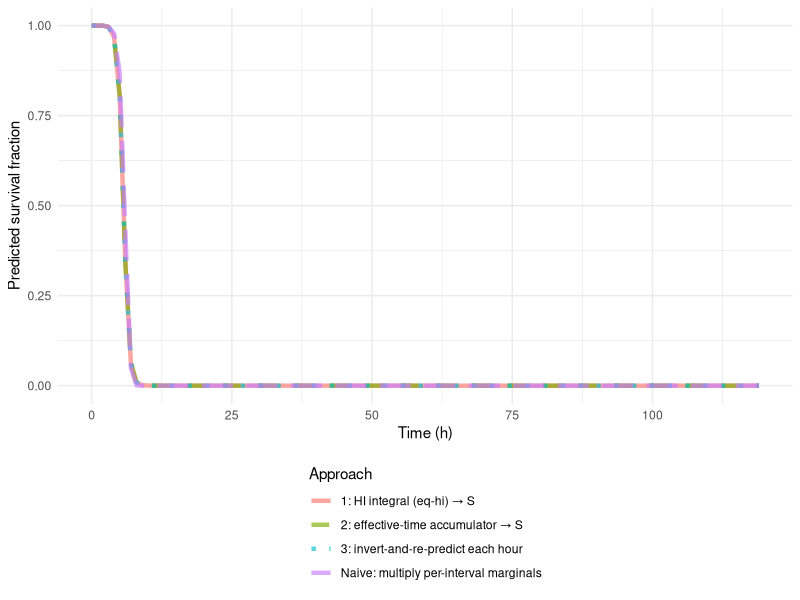

Here is the R script that generated this plot:
## ---- chunk 1
#| label: predict-vs-naive-setup
#| message: false
#| warning: false

library(ggplot2)
library(dplyr)
library(tidyr)

# 4PL survival surface
ell  <- 0
uu   <- 1
kk   <- 4
z    <- 4
T_eq <- 36                                          # CTmax_1hr in this organism
m_T  <- function(T_val) log10(60) - (T_val - T_eq) / z   # midpoint as fn of T
S_4PL <- function(T_val, tau_min) {
  ell + (uu - ell) / (1 + exp(kk * (log10(pmax(tau_min, .Machine$double.eps)) - m_T(T_val))))
}

# Inverse: given survival S at temperature T, return tau (min) on the fresh-start curve at T.
# Note: the 4PL inversion uses natural log, not log10 — solving
#   S = ell + (u-ell)/(1 + exp(k*(log10(tau) - m(T))))
# for tau gives  log10(tau) = m(T) + (1/k) * ln((u-S)/(S-ell))
tau_at_T <- function(S, T_val) {
  S <- pmin(pmax(S, ell + 1e-12), uu - 1e-12)
  10 ^ (m_T(T_val) + (1 / kk) * log((uu - S) / (S - ell)))
}

# Temperature trajectory: 5 days, hourly, sinusoidal between 28 and 44 °C
hours    <- 0:(24 * 5 - 1)
T_traj   <- 36 + 8 * sin(2 * pi * (hours - 6) / 24)
T_c      <- 30                                     # damage threshold
delta_t  <- 60                                     # minutes per hourly interval

T_ref      <- T_eq                                 # reference for τ_eff
CT_max_1hr <- T_eq                                 # = T_ref by construction
t_ref_min  <- 60                                   # 1 hour reference duration in minutes
## ---- chunk 2
#| label: approach-1-HI

# HI integral in canonical TDT form, time in hours
hi_per_hour <- ifelse(T_traj > T_c,
                      100 * 10 ^ ((T_traj - CT_max_1hr) / z),
                      0)
HI_canonical <- cumsum(hi_per_hour * 1)            # Δi = 1 hour

# Convert HI back to predicted survival via the 4PL surface at CTmax_1hr.
# When HI = 100, cumulative dose = 1 LT50 at CTmax_1hr → S = 0.5.
# Generally:  τ_eff at CTmax_1hr (min) = HI × t_ref_min / 100
tau_eff_from_HI <- HI_canonical * t_ref_min / 100
S_from_HI       <- S_4PL(CT_max_1hr, pmax(tau_eff_from_HI, .Machine$double.eps))
## ---- chunk 3
#| label: approach-2-tau-eff

inc        <- ifelse(T_traj > T_c, delta_t * 10^((T_traj - T_ref) / z), 0)
tau_eff    <- cumsum(inc)                          # cumulative effective minutes at T_ref
S_tau_eff  <- S_4PL(T_ref, pmax(tau_eff, .Machine$double.eps))
## ---- chunk 4
#| label: approach-3-invert-predict

S_invert  <- numeric(length(hours))
S_current <- uu                                    # fresh start
for (i in seq_along(hours)) {
  if (T_traj[i] > T_c) {
    tau_now   <- tau_at_T(S_current, T_traj[i])
    S_current <- S_4PL(T_traj[i], tau_now + delta_t)
  }
  S_invert[i] <- S_current
}
## ---- chunk 5
#| label: naive-product

s_per_hour <- ifelse(T_traj > T_c, S_4PL(T_traj, delta_t), 1)
S_naive    <- cumprod(s_per_hour)
## ---- chunk 6
#| label: agreement-check

sprintf("Max |S_from_HI − S_tau_eff|:   %.3e", max(abs(S_from_HI  - S_tau_eff)))
sprintf("Max |S_from_HI − S_invert|:    %.3e", max(abs(S_from_HI  - S_invert)))
sprintf("Max |S_tau_eff − S_invert|:    %.3e", max(abs(S_tau_eff  - S_invert)))
sprintf("Max |S_from_HI − S_naive|:     %.3e", max(abs(S_from_HI  - S_naive)))
## ---- chunk 7
#| label: fig-all-approaches
#| fig-cap: "Predicted survival fraction over a 5-day hourly temperature trajectory under four approaches. The three correct approaches — HI-then-S, effective-time accumulator, and invert-and-re-predict — overlap to floating-point precision. The naive marginal product diverges because it pretends the organism resets to fresh state at every interval."
#| fig-height: 3.5

df <- tibble(
  hour                                                  = hours,
  `1: HI integral (eq-hi) → S`                          = S_from_HI,
  `2: effective-time accumulator → S`                   = S_tau_eff,
  `3: invert-and-re-predict each hour`                  = S_invert,
  `Naive: multiply per-interval marginals`              = S_naive
) |>
  pivot_longer(-hour, names_to = "Approach", values_to = "S")

ggplot(df, aes(hour, S,
               colour    = Approach,
               linetype  = Approach)) +
  geom_line(linewidth = 1.5, alpha = 0.65) +
  scale_linetype_manual(values = c("solid", "dashed", "dotted", "longdash")) +
  labs(x = "Time (h)", y = "Predicted survival fraction") +
  theme_minimal(base_size = 11) +
  theme(legend.position = "bottom",
        legend.direction = "vertical")
